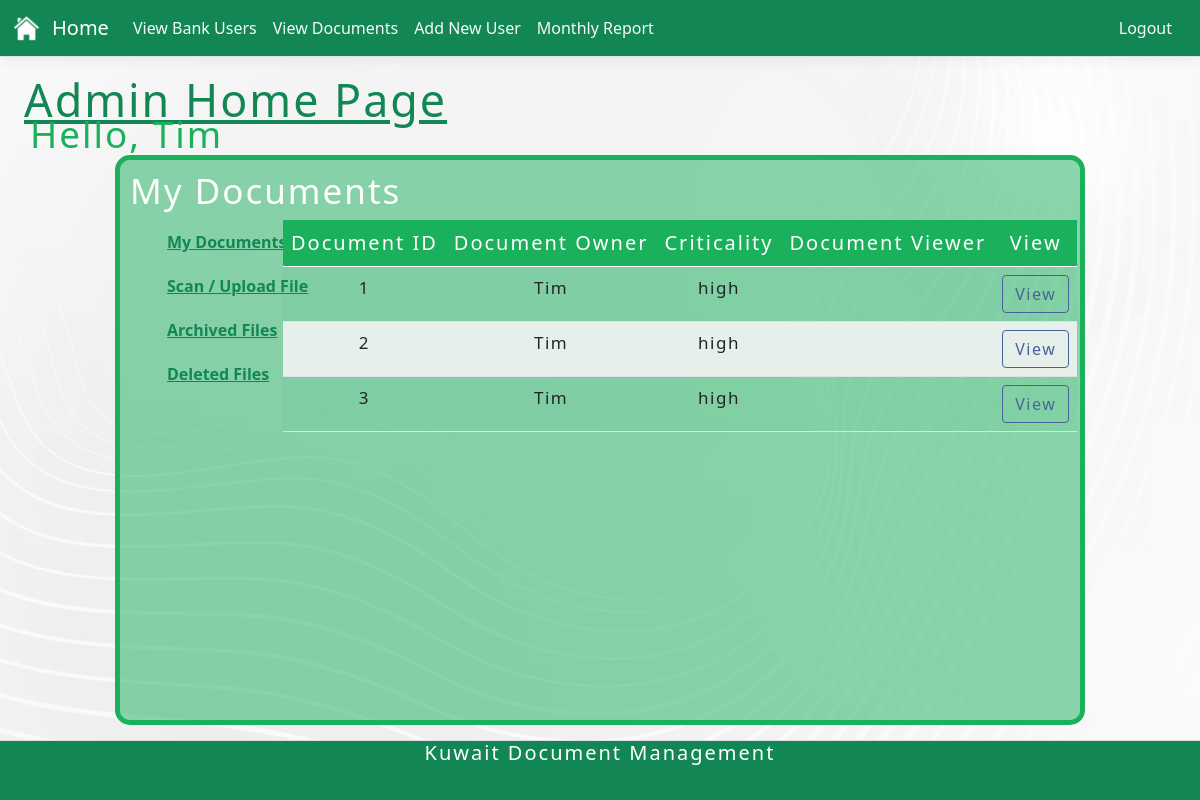
Page /Group31/adminIndex.php (signed in) on the committed database.
### tables this page shows
CREATE TABLE "documents" (
	"docID"	INTEGER NOT NULL,
	"owner"	TEXT NOT NULL,
	"criticality"	TEXT NOT NULL,
	"viewers"	INTEGER,
	"archive"	TEXT,
	"deleted"	TEXT,
	PRIMARY KEY("docID")
);

### Group31/viewDocSQL.php (called while the page is built)
<?php
function getDoc (){
    $db = new SQLITE3('..\\Database\\Kuwaitt.db');
    $sql = "SELECT * FROM documents";
    $stmt = $db->prepare($sql);
    $stmt->bindParam(':id', $_SESSION['id'] , SQLITE3_TEXT);
    $result = $stmt->execute();
    while ($row = $result->fetchArray()){
        $arrayResult [] = $row;
    }
    return $arrayResult;
}

### Group31/adminIndex.php (the view, shortened to what this page needs)
<?php require("adminNav.php");
include_once("viewDocSQL.php");
$name = $_SESSION['name'];
$document = getDoc();
?>
<!DOCTYPE html>
<html lang="en">
<head>
</head>
<body>
    <h1 class="pagefont"><u>Admin Home Page</u></h1>
    <h2 class="greetingUser">Hello, <?php echo $name ?></h2>
    <nav class="box3">
        <h2 class="documentfont">My Documents</h2>
        <div class="column1">
            <ul>
                <li><a class="sideBarfont" href="adminIndex.php"><b>My Documents</b></a></li>
                <li><a class="sideBarfont" href="adminIndexAddDoc.php"><b>Scan / Upload File</b></a></li>
                <li><a class="sideBarfont" href="viewArchived.php"><b>Archived Files</b></a></li>
                <li><a class="sideBarfont" href="viewDeleted.php"><b>Deleted Files</b></a></li>
            </ul>
        </div>
        <div class="row">
            <div class="col">
                <table class="table table-hover">
                    <thead class="theadColour">
                        <td style="text-align: center;">Document ID</td>
                        <td style="text-align: center;">Document Owner</td>
                        <td style="text-align: center;">Criticality</td>
                        <td style="text-align: center;">Document Viewer</td>
                        <td style="text-align: center;">View</td>
                    </thead>
                    <?php
                    for ($i = 0; $i < count($document); $i++) :
                    ?>
                        <tr>
                            <td class="tbContents"><?php echo $document[$i]['docID'] ?></td>
                            <td class="tbContents"><?php echo $document[$i]['owner'] ?></td>
                            <td class="tbContents"><?php echo $document[$i]['criticality'] ?></td>
                            <td class="tbContents"><?php echo $document[$i]['viewers'] ?></td>
                            <td class="tbContents"><a href="adminViewdoc.php?uid=<?php echo $document[$i]['docID']; ?>" class="btn btn-action">View</a></td>
                        </tr>
                    <?php endfor; ?>
                </table>
            </div>
        </div>
    </nav>
</body>
</html>
<?php require("footer.php"); ?>

### Group31/site2.css (style rules this page uses)
a { color: #0366d6; }
.btn-action { border-color: #48639C !important; color: #48639C !important; font-family: 'Segoe UI', Tahoma, Geneva, Verdana, sans-serif; letter-spacing: 1.5px; white-space: nowrap; font-size: 17px; }
html { font-size: 14px; }
body { background-image: url("whiteBkg.jpg"); }
ul { list-style-type: none; width: 200px; }
li a { padding: 10px 5px; display: block; color: #000000; }
.pagefont { font-family: 'Segoe UI', Tahoma, Geneva, Verdana, sans-serif; font-size: 280%; letter-spacing: 2px; white-space: nowrap; color: #128754; position: static; top: 7%; padding-left: 2%; }
.greetingUser { font-family: 'Segoe UI', Tahoma, Geneva, Verdana, sans-serif; font-size: 230%; letter-spacing: 2px; white-space: nowrap; color: #1ab05c; position: absolute; top: 14%; padding-left: 2.5%; }
.documentfont { font-family: 'Segoe UI', Tahoma, Geneva, Verdana, sans-serif; font-size: 35px; letter-spacing: 2px; white-space: nowrap; color: #ffffff; }
.sideBarfont { font-family: 'Segoe UI', Tahoma, Geneva, Verdana, sans-serif; white-space: nowrap; color: #128754; }
.box3 { height: 70%; width: 80%; border-radius: 10px; padding: 10px; position: absolute; bottom: 10%; left: 10%; background: rgba(26, 176, 92, .5); outline: solid 5px #1ab05c; }
.column1 { float: left; width: 15%; }
@media (min-width: 768px) { html { font-size: 16px; } }
html { position: relative; min-height: 100%; }
body { margin-bottom: 60px; }
body::after { content: ''; display: block; height: 100px; }
.bkg { background: "whiteBkg.jpg"; background-size: cover; background-repeat: no-repeat; }
table { border-collapse: collapse; width: 100%; }
th, td { text-align: left; padding: 8px; }
tr:nth-child(even) { background-color: #f2f2f2; }
html, body { max-width: 100%; overflow-x: hidden; }
thead.theadColour { text-align: center; background: #1ab05c; color: white; font-family: 'Segoe UI', Tahoma, Geneva, Verdana, sans-serif; letter-spacing: 2px; white-space: nowrap; font-size: 20px; }
td.tbContents { text-align: center; font-family: 'Segoe UI', Tahoma, Geneva, Verdana, sans-serif; letter-spacing: 1.5px; white-space: nowrap; font-size: 17px; }
table tr td, table tr th { background-color: rgba(26, 176, 92, 0.05) !important; }

### rows in the picture
documents: docID "1", owner "Tim", criticality "high"
documents: docID "2", owner "Tim", criticality "high"
documents: docID "3", owner "Tim", criticality "high"

### other values in the picture
$name "Tim"
